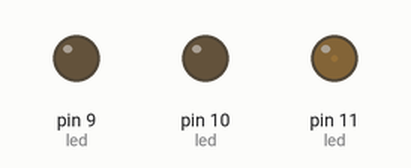
The sketch below on a simulated Arduino Uno, built with avr-gcc and run on an emulated ATmega328P. Shown: output pins drawn as LEDs (lit = HIGH).

Above: at 0.05 s.
At 1.85 s:
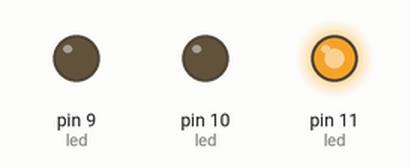
At 3.65 s:
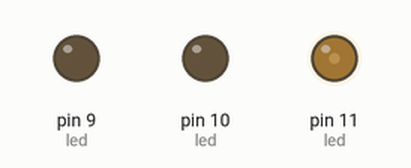
At 7.35 s:
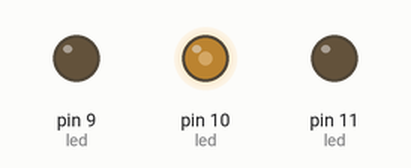
At 11.65 s:
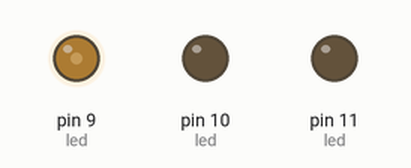
At 15.95 s:
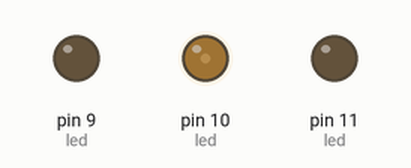
Timing chart, 0 to 21.2 s (numbered marks = the images above):
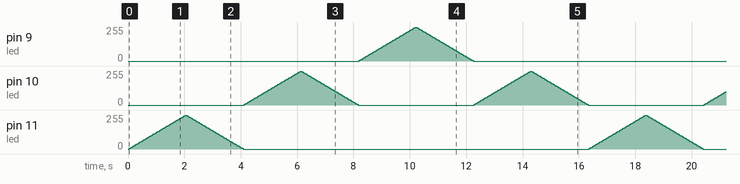

The sketch:

LED_2.ino
```cpp
const int led_RED = 11, led_GREEN = 10, led_YELLOW =9;
int led[4] = { led_RED, led_GREEN, led_YELLOW, led_GREEN };
unsigned long l1, l2;
unsigned long interval = 40;
int fDir1 = 0;
int fDir2 = 0;
int fade = 0;
int i;

void setup() {
  l1 = 0;
}

void loop() {
  l2 = millis();

  if (l2 - l1 >= interval) {
    l1 = l2;
    if (!fDir1) {
      fade += 5;
      if (fade >= 255) {
        fade = 255; fDir1 = 1;
        }
    } else {
      fade -= 5;
      if (fade <= 0){
        fade = 0; fDir1 = 0; fDir2 =1;
        }
    }
    analogWrite(led[i], fade);
    }

    if(fDir2 == 1){
      if(i != 3){
        i++;
      } else {
        i = 0;
      }
      fDir2 = 0;
    }

}
```
